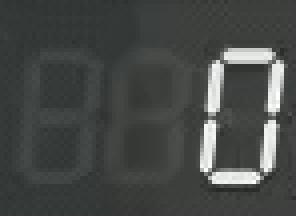
#> input picture test/frames30_pts/img_0000000000 2.png, 74 x 54 px (shown 4 times larger); its folder holds only this picture in this run
$ python classify_sevenseg_with_steering.py
#> lines starting #> are read from the running program, lines starting #| are printed output that depends on the picture; after the words box and inside, x2 and y2 are one past the last pixel; in counts of white or black regions, pixels touching at a corner belong together
# 7세그 숫자 분류(디스큐 포함, 2자리 고정 레이아웃)
# 개선점:
#  - [A] 상단 가로 세그먼트('A') 임계 강화(특히 일의 자리)
#  - [B] 배경이 충분히 어두우면 HEX 기준으로 강제 #000000 처리(블랙 클리핑)
#  - [C] 시각화 저장을 선택적으로 실행 가능
import os, glob, cv2, numpy as np, argparse
from collections import namedtuple

# ===== 입출력 =====
IN_DIR   = r"./frames30_pts"  # 입력 폴더
OUT_CSV  = r"_cls_result.csv"
VIS_DIR  = r"_cls_overlay"


# ============================================================
# ===== Steering(조향) ROI 캡쳐 + L/0/R 인식 (추가 기능) =====
#  - 기존 classify_sevenseg.py의 입출력/전처리/옵션(overlay) 흐름은 그대로 유지
#  - 각 프레임(이미지)에서 ROI를 크롭해 밝은 인디케이터 점의 중심을 구하고,
#    보정값을 적용해 L / 0 / R 상태를 판정합니다.
#  - 디버그 샘플 저장은 STEER_DEBUG_ENABLE로 제어합니다.
# ============================================================

# ROI (y1, y2, x1, x2)  ※ 사용자가 제공한 값 그대로
ROI_STEER = (942, 965, 1015, 1075)

# 보정값(사용자 코드 그대로)
ZERO_CENTER_X = 29   # 기존 30에서 왼쪽으로 1px 이동(-1)
X_POINT_BIAS  = 3    # 감지점(cx)을 오른쪽으로 3px 보정(+3)
TOLERANCE     = 6    # '0' 판정 허용 범위

# 이진화 기준(사용자 코드 그대로)
STEER_THRESH_VALUE = 200

# 디버그 샘플 저장(선택)
STEER_DEBUG_ENABLE = True
STEER_DEBUG_DIR    = "./steering_analysis_30fps"
STEER_DEBUG_EVERY_N = 30   # 분석된 이미지 N장마다 1장 저장(=30fps 기준 1초마다)

def _clamp_roi(roi, H, W):
    y1, y2, x1, x2 = roi
    y1 = max(0, min(H, y1)); y2 = max(0, min(H, y2))
    x1 = max(0, min(W, x1)); x2 = max(0, min(W, x2))
    return y1, y2, x1, x2

# [28 lines left out: function _save_steer_debug, not called in this run]

def analyze_steering(bgr, save_debug=False, debug_tag: str = "0000"):
    """
    Returns:
      steer_state: "L"|"0"|"R"|"N/A"
      steer_cx_raw: int (ROI 기준) or -1
      steer_cx_cal: int (보정 적용) or -1
    """
    H, W = bgr.shape[:2]
    y1, y2, x1, x2 = _clamp_roi(ROI_STEER, H, W)
    if y2 <= y1 or x2 <= x1:
        return "N/A", -1, -1

    crop = bgr[y1:y2, x1:x2].copy()
    if crop.size == 0:
        return "N/A", -1, -1

    gray = cv2.cvtColor(crop, cv2.COLOR_BGR2GRAY)
    _, thresh = cv2.threshold(gray, STEER_THRESH_VALUE, 255, cv2.THRESH_BINARY)

    M = cv2.moments(thresh)
    if M["m00"] <= 0:
        state = "N/A"
        cx_raw = -1
        cx_cal = -1
        if save_debug:
            _save_steer_debug(crop, state, None, debug_tag)
        return state, cx_raw, cx_cal

    cx_raw = int(M["m10"] / M["m00"])
    cx_cal = cx_raw + X_POINT_BIAS

    if cx_cal < (ZERO_CENTER_X - TOLERANCE):
        state = "L"
    elif cx_cal > (ZERO_CENTER_X + TOLERANCE):
        state = "R"
    else:
        state = "0"

    if save_debug:
        _save_steer_debug(crop, state, cx_cal, debug_tag)

    return state, cx_raw, cx_cal
# ===== 전처리 =====
INVERT           = False
CLAHE_CLIP       = 2.0

# --- 배경 감산 + Otsu ---
BG_MED_K         = 31
USE_CLAHE        = True
USE_OTSU         = True

# --- [B방법] 어두운 배경 블랙 클리핑(HEX 기준) ---
BG_BLACK_CLIP_USE = True
BG_BLACK_CLIP_HEX = "#a0a0a0"   # 이 값(또는 더 밝게: "#303030" 등) 이하의 픽셀은 0으로 클리핑

# 형태학: 끊김 보정 + 미세 잡음 제거
K_CLOSE          = (3,3)
CLOSE_ITERS      = 1
OPEN_ITERS       = 1

# ===== 핵심 박스(고정 박스 사용) =====
USE_FIXED_BOX    = True
BOX_PAD_W_FR     = 0.04     # 좌우 패딩(비율)
BOX_PAD_H_FR     = 0.08     # 상하 패딩(비율)
USE_PIXEL_BOX    = False
BOX_W_PX         = 0
BOX_H_PX         = 0

# ===== 세그먼트 임계 =====
SEG_T_BASE       = 0.50
SEG_T_VERT_DELTA = -0.06
SEG_T_G_DELTA    = +0.18
SEG_T_E_EXTRA    = -0.04
SEG_T_C_EXTRA    = -0.04

# --- [A방법] 'A' 세그먼트(가로 상단) 엄격화 옵션 ---
SEG_T_A_EXTRA          = 0.12   # 모든 자리 공통 A 가산 임계
SEG_T_A_ONES_EXTRA     = 0.10   # 일의 자리 A 추가 가산 임계(더 엄격)
A_ON_FR_USE_MEDIAN     = True   # A의 on-비율 계산에 max 대신 median 사용(가느다란 노이즈 무시)

# ===== 디스큐 설정 =====
DESKEW_USE_FIXED_ROTATION = True
DESKEW_FIXED_ROT_DEG      = 4.0
DESKEW_MIN_AREA           = 50
DESKEW_MAX_DEG            = 6.0
DESKEW_DAMPING            = 0.35
DESKEW_NEAR_VERT_DEG      = 12
DESKEW_HOUGH_CANNY_1      = 50
DESKEW_HOUGH_CANNY_2      = 150
DESKEW_HOUGH_THRESH       = 20
DESKEW_MIN_LINE_LEN_FR    = 0.35
DESKEW_MAX_LINE_GAP       = 3
DESKEW_ROT_BIAS_DEG       = 0

# ===== 멀티-디지트 분할 파라미터(기존) =====
MAX_DIGITS         = 3
MIN_DIGIT_W_FR     = 0.18
MAX_DIGIT_W_FR     = 0.50
MIN_GAP_FR         = 0.02
PROJ_SMOOTH_K      = 7
VALLEY_T_FR        = 0.12
ACTIVE_COL_T_FR    = 0.05
RIGHT_ALIGN        = True

# ===== 2자리 고정 레이아웃: 파란 박스의 오른쪽 2/3만 사용 =====
DIGIT_PRESENCE_ON_FR = 0.02   # tens 존재 판정 임계
TWO_DIGIT_USE_FIXED_RIGHT_2_3 = True

# ===== 세그먼트 위치(핵심 박스 내부 상대좌표) =====
Seg = namedtuple("Seg", "x0 y0 x1 y1")
SEGS = {
    "A": Seg(0.26, 0.17, 0.46, 0.23),
    "B": Seg(0.74, 0.27, 0.93, 0.44),
    "C": Seg(0.74, 0.63, 0.93, 0.77),
    "D": Seg(0.35, 0.85, 0.65, 0.91),
    "E": Seg(0.12, 0.63, 0.28, 0.77),
    "F": Seg(0.12, 0.27, 0.28, 0.44),
    "G": Seg(0.35, 0.52, 0.65, 0.56),
}
SEG_ORDER = ["A","B","C","D","E","F","G"]

# 표준 패턴(A,B,C,D,E,F,G)
DIGIT_PATTERNS = {
    0: (1,1,1,1,1,1,0),
    1: (0,1,1,0,0,0,0),
    2: (1,1,0,1,1,0,1),
    3: (1,1,1,1,0,0,1),
    4: (0,1,1,0,0,1,1),
    5: (1,0,1,1,0,1,1),
    6: (1,0,1,1,1,1,1),
    7: (1,1,1,0,0,0,0),
    8: (1,1,1,1,1,1,1),
    9: (1,1,1,1,0,1,1),
}

# ---------- 유틸 ----------
def _hex_to_gray(hexstr: str) -> int:
    """'#RRGGBB' → 0..255 회색(루마) 임계로 변환."""
    hs = hexstr.strip().lstrip("#")
    if len(hs) != 6:
        return 0
    r = int(hs[0:2], 16); g = int(hs[2:4], 16); b = int(hs[4:6], 16)
    y = 0.299*r + 0.587*g + 0.114*b
    return int(round(np.clip(y, 0, 255)))

# [6 lines left out: function _weighted_median, not called in this run]

# ---------- 전처리 ----------
def preprocess(bgr):
    """
    회색조 → (옵션)CLAHE → [B]블랙클리핑(HEX) → 배경추정(미디안) → 감산 → Otsu → 모폴로지.
    """
    g  = cv2.cvtColor(bgr, cv2.COLOR_BGR2GRAY)

    # (옵션) CLAHE
    if USE_CLAHE:
        g = cv2.createCLAHE(CLAHE_CLIP, (8,8)).apply(g)

    # [B] 어두운 배경은 강제로 0(#000000)으로 클리핑
    if BG_BLACK_CLIP_USE:
        thr = _hex_to_gray(BG_BLACK_CLIP_HEX)
        # thr 이하 → 0
        g = g.copy()
        g[g <= thr] = 0

    # 배경 추정 및 감산
    bg  = cv2.medianBlur(g, BG_MED_K)
    sub = cv2.subtract(g, bg)

    # 빈 프레임(노이즈만 있는 경우) 빠른 탈출을 원하면 여기서 분기 가능
    if USE_OTSU:
        _, bw = cv2.threshold(sub, 0, 255, cv2.THRESH_BINARY + cv2.THRESH_OTSU)
    else:
        bw = cv2.adaptiveThreshold(sub, 255, cv2.ADAPTIVE_THRESH_GAUSSIAN_C,
                                   cv2.THRESH_BINARY, 31, 2)
    if INVERT:
        bw = 255 - bw

    k = cv2.getStructuringElement(cv2.MORPH_RECT, K_CLOSE)
    bw = cv2.morphologyEx(bw, cv2.MORPH_CLOSE, k, iterations=CLOSE_ITERS)
    bw = cv2.morphologyEx(bw, cv2.MORPH_OPEN,  k, iterations=OPEN_ITERS)
    return bw

# ---------- 디스큐 ----------
def deskew(bgr, bw):
    H, W = bw.shape
    if DESKEW_USE_FIXED_ROTATION:
        rot = float(DESKEW_FIXED_ROT_DEG)
        M = cv2.getRotationMatrix2D((W / 2, H / 2), rot, 1.0)
        bgr_rot = cv2.warpAffine(bgr, M, (W, H), flags=cv2.INTER_LINEAR, borderMode=cv2.BORDER_REPLICATE)
        bw_rot  = cv2.warpAffine(bw,  M, (W, H), flags=cv2.INTER_NEAREST, borderMode=cv2.BORDER_CONSTANT, borderValue=0)
        return bgr_rot, bw_rot

    # (동적 모드 생략: 필요시 기존 코드 이식)
    return bgr, bw

# ---------- 핵심 박스 ----------
def _fixed_bbox_fraction(bw):
    H, W = bw.shape
    x0 = int(W * BOX_PAD_W_FR); x1 = W - 1 - int(W * BOX_PAD_W_FR)
    y0 = int(H * BOX_PAD_H_FR); y1 = H - 1 - int(H * BOX_PAD_H_FR)
    x0 = max(0, min(x0, W-2)); x1 = max(x0+1, min(x1, W-1))
    y0 = max(0, min(y0, H-2)); y1 = max(y0+1, min(y1, H-1))
    return x0, y0, x1, y1

# [8 lines left out: function _fixed_bbox_pixel, not called in this run]

def core_box(bw):
    if USE_FIXED_BOX:
        if USE_PIXEL_BOX: return _fixed_bbox_pixel(bw)
        return _fixed_bbox_fraction(bw)
    # 동적 모드가 필요하면 기존 구현을 붙이세요.
    H, W = bw.shape
    return 0, 0, W-1, H-1

# ---------- 2자리 고정 보라색 박스(우측 2/3) ----------
def fixed_two_digit_boxes(core):
    """
    파란 박스(core)를 3등분한 뒤, 왼쪽(백의 자리)을 버리고 오른쪽 2칸만 사용.
    tens: 가운데 칸(정중앙)
    ones: 오른쪽 칸(우측 벽 밀착, 항상 포함)
    """
    cx0, cy0, cx1, cy1 = core
    Wc = cx1 - cx0 + 1; Hc = cy1 - cy0 + 1
    fw = max(1, Wc // 3)  # 각 칸 폭
    y0, y1 = cy0, cy1

    # ones: 오른쪽 칸
    ones_x1 = cx1
    ones_x0 = max(cx0, ones_x1 - fw + 1)

    # tens: 가운데 칸(겹침 없이 배치)
    tens_x0 = cx0 + (Wc - fw) // 2
    tens_x1 = tens_x0 + fw - 1

    # tens 존재 판정(희미하면 제외)
    boxes = []
    boxes.append(("tens", (tens_x0, y0, tens_x1, y1)))
    boxes.append(("ones", (ones_x0, y0, ones_x1, y1)))
    return boxes

# ---------- 세그먼트 on/off ----------
def segment_states(bw, box, place: str = "ones"):
    """
    place: 'ones' | 'tens'  → A 세그먼트 임계 조정에 사용
    """
    cx0, cy0, cx1, cy1 = box
    Wc = max(1, cx1 - cx0 + 1)
    Hc = max(1, cy1 - cy0 + 1)

    # 기본 임계
    t_base = SEG_T_BASE
    t_vert = np.clip(t_base + SEG_T_VERT_DELTA, 0, 1)
    t_g    = np.clip(t_base + SEG_T_G_DELTA,   0, 1)
    t_e    = np.clip(t_vert + SEG_T_E_EXTRA,   0, 1)
    t_c    = np.clip(t_vert + SEG_T_C_EXTRA,   0, 1)

    # A 세그먼트 가산(자리별)
    a_extra = SEG_T_A_EXTRA + (SEG_T_A_ONES_EXTRA if place == "ones" else 0.0)
    T = {"A":np.clip(t_base + a_extra, 0, 1), "B":t_vert, "C":t_c, "D":t_base, "E":t_e, "F":t_vert, "G":t_g}

    states = []
    for key in SEG_ORDER:
        s = SEGS[key]

        if key == "A" and (place == "tens" or place == "ones"):
            s = Seg(s.x0 + 0.03, s.y0, s.x1 + 0.15, s.y1)

        x0 = cx0 + int(s.x0 * Wc); x1 = cx0 + int(s.x1 * Wc)
        y0 = cy0 + int(s.y0 * Hc); y1 = cy0 + int(s.y1 * Hc)
        x0 = max(0, min(bw.shape[1]-1, x0)); x1 = max(0, min(bw.shape[1]-1, x1))
        y0 = max(0, min(bw.shape[0]-1, y0)); y1 = max(0, min(bw.shape[0]-1, y1))
        if x1 <= x0 or y1 <= y0:
            states.append(0);
            continue

        if key in ("A","D","G"):  # 가로 세그: 세로로 3분할
            thirds = np.linspace(y0, y1, 4, dtype=int)
            vals = []
            for k in range(3):
                yy0, yy1 = thirds[k], thirds[k+1]
                if yy1 <= yy0: continue
                roi = bw[yy0:yy1, x0:x1]
                vals.append((roi > 0).mean())
            # A만 median 사용 가능
            on_frac = (np.median(vals) if (A_ON_FR_USE_MEDIAN and key == "A") else (max(vals) if vals else 0.0)) if vals else 0.0
        else:                      # 세로 세그: 가로로 3분할
            thirds = np.linspace(x0, x1, 4, dtype=int)
            vals = []
            for k in range(3):
                xx0, xx1 = thirds[k], thirds[k+1]
                if xx1 <= xx0: continue
                roi = bw[y0:y1, xx0:xx1]
                vals.append((roi > 0).mean())
            on_frac = max(vals) if vals else 0.0

        states.append(1 if on_frac >= T[key] else 0)

    return tuple(states)

# ---------- 매칭 ----------
def match_digit(states):
    if sum(states) <= 1:
        return -1, 0.0, 7

    best_d, best_dist = None, 99
    for d, pat in DIGIT_PATTERNS.items():
        dist = sum(ps ^ qs for ps, qs in zip(states, pat))
        if dist < best_dist:
            best_dist = dist
            best_d = d

    conf = 1.0 - (best_dist / 7.0)
    if best_dist == 0:
        return best_d, 1.0, 0
    else:
        return -1, conf, best_dist

# ---------- 시각화 ----------
# [23 lines left out: function draw_overlay_multi, not called in this run]

# ---------- 메인 ----------
def main(overlay=None):
    # 명령줄 인자 파싱 (직접 실행될 때만)
    if overlay is None:
        parser = argparse.ArgumentParser(description='7-segment 숫자 분류')
        parser.add_argument('-o', '--overlay', action='store_true',
                            help='인식 결과 오버레이 이미지 저장')
        args = parser.parse_args()
        overlay = args.overlay

    # overlay 활성화 시에만 폴더 생성
    if overlay:
        os.makedirs(VIS_DIR, exist_ok=True)

    patterns = ("*.[Pp][Nn][Gg]", "*.[Jj][Pp][Gg]", "*.[Jj][Pp][Ee][Gg]")
    paths = []
    for pat in patterns:
        paths.extend(glob.glob(os.path.join(IN_DIR, pat)))
    paths = sorted(dict.fromkeys(paths))  # 안전하게 중복 제거

    rows = ["filename,num_digits,pred_number,preds,confs,dists,states_per_digit,steer_state,steer_cx_raw,steer_cx_calibrated\n"]
    ok = 0

    for i, p in enumerate(paths):
        bgr0 = cv2.imread(p)
#> bgr0 is the input picture: shape (54, 74, 3); mean B, G, R 71.2, 73.2, 70.3
        if bgr0 is None:
            continue
        # [Steering] ROI 캡쳐 + L/0/R 판정 (추가)
        # - ROI 좌표는 원본 프레임(bgr0) 기준이므로 디스큐/전처리 이전에 수행
        steer_save = (STEER_DEBUG_ENABLE and (ok % STEER_DEBUG_EVERY_N == 0))
        steer_tag = f"{i:04d}"
        steer_state, steer_cx_raw, steer_cx_cal = analyze_steering(bgr0, save_debug=steer_save, debug_tag=steer_tag)
#> steer_state = 'N/A'; steer_cx_raw = -1; steer_cx_cal = -1


        # 0) 전처리
        bw0 = preprocess(bgr0)
#> in preprocess, `g = cv2.createCLAHE(CLAHE_CLIP, (8,8)).apply(g)`:
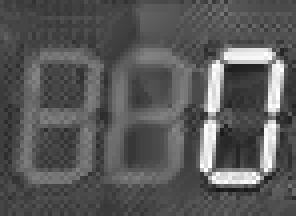
#> g: shape (54, 74) (shown 4 times larger); min 23, max 255, mean 88.5
#> in preprocess, `g[g <= thr] = 0`:
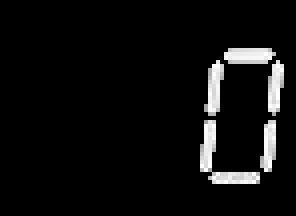
#> g: shape (54, 74) (shown 4 times larger); min 0, max 255, mean 13.9
#> in preprocess, `bg  = cv2.medianBlur(g, BG_MED_K)`: bg: shape (54, 74); every value is 0
#> in preprocess, `_, bw = cv2.threshold(sub, 0, 255, cv2.THRESH_BINARY + cv2.THRESH_OTSU)`:
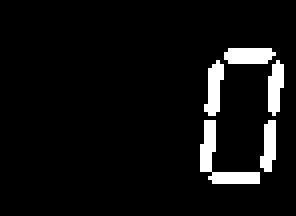
#> bw: shape (54, 74) (shown 4 times larger); 6.2% white; 5 white regions, box (x1, y1, x2, y2) and area: (50, 30, 65, 46) 78, (56, 12, 69, 16) 46, (51, 15, 56, 29) 44, (67, 15, 71, 29) 41, (65, 30, 69, 43) 38
#> in preprocess, `bw = cv2.morphologyEx(bw, cv2.MORPH_CLOSE, k, iterations=CLOSE_ITERS)`:
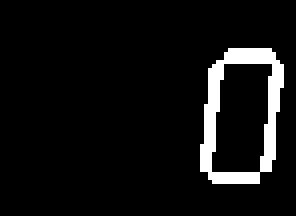
#> bw: shape (54, 74) (shown 4 times larger); 6.5% white; 1 white region, box (x1, y1, x2, y2) and area: (50, 12, 71, 46) 261
#> in preprocess, `bw = cv2.morphologyEx(bw, cv2.MORPH_OPEN,  k, iterations=OPEN_ITERS)`:
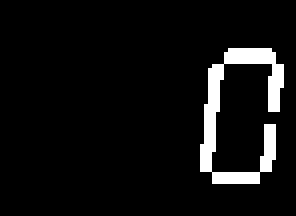
#> bw: shape (54, 74) (shown 4 times larger); 6.3% white; 1 white region, box (x1, y1, x2, y2) and area: (50, 12, 71, 46) 250

        # 1) 디스큐
        bgr, bw = deskew(bgr0, bw0)
#> in deskew, `bgr_rot = cv2.warpAffine(bgr, M, (W, H), flags=cv2.INTER_LINEAR, borde..`:
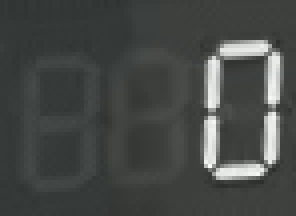
#> bgr_rot: shape (54, 74, 3) (shown 4 times larger); mean B, G, R 71.2, 73.2, 70.3
#> in deskew, `bw_rot  = cv2.warpAffine(bw,  M, (W, H), flags=cv2.INTER_NEAREST, bord..`:
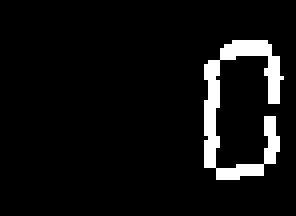
#> bw_rot: shape (54, 74) (shown 4 times larger); 6.3% white; 1 white region, box (x1, y1, x2, y2) and area: (51, 10, 71, 45) 252

        # 2) 핵심 박스
        core = core_box(bw)
#> core = (2, 4, 71, 49)

        # 3) 두 자리 고정 박스(우측 2/3)
        pair_boxes = fixed_two_digit_boxes(core)
#> in fixed_two_digit_boxes, `cx0, cy0, cx1, cy1 = core`: cx0 = 2; cy0 = 4; cx1 = 71; cy1 = 49
#> in fixed_two_digit_boxes, `Wc = cx1 - cx0 + 1`: Wc = 70
#> in fixed_two_digit_boxes, `Hc = cy1 - cy0 + 1`: Hc = 46
#> in fixed_two_digit_boxes, `fw = max(1, Wc // 3)`: fw = 23
#> in fixed_two_digit_boxes, `y0, y1 = cy0, cy1`: y0 = 4; y1 = 49
#> in fixed_two_digit_boxes, `ones_x1 = cx1`: ones_x1 = 71
#> in fixed_two_digit_boxes, `ones_x0 = max(cx0, ones_x1 - fw + 1)`: ones_x0 = 49
#> in fixed_two_digit_boxes, `tens_x0 = cx0 + (Wc - fw) // 2`: tens_x0 = 25
#> in fixed_two_digit_boxes, `tens_x1 = tens_x0 + fw - 1`: tens_x1 = 47
#> pair_boxes = [('tens', (25, 4, 47, 49)), ('ones', (49, 4, 71, 49))]

        # 4) 자리별 분류
        per_digit = []
        preds, confs, dists, states_dump = [], [], [], []
        digit_states = {}

        for place, dbox in pair_boxes:
            states = segment_states(bw, dbox, place=place)
            pred, conf, dist = match_digit(states)

            digit_states[place] = states  # ← 세그먼트 원형 저장

            per_digit.append((pred, conf, dist, states))
            preds.append(str(pred))
            confs.append(f"{conf:.3f}")
            dists.append(str(dist))
            states_dump.append(f"{place}:{''.join(map(str,states))}")
#> this loop made 2 passes
#> (place, cx0 in segment_states, cy0 in segment_states, cx1 in segment_states, cy1 in segment_states, Wc in segment_states, Hc in segment_states, t_base in segment_states) on pass 1: ('tens', 25, 4, 47, 49, 23, 46, 0.5)
#> (place, cx0 in segment_states, cy0 in segment_states, cx1 in segment_states, cy1 in segment_states, Wc in segment_states, Hc in segment_states, t_base in segment_states) on pass 2: ('ones', 49, 4, 71, 49, 23, 46, 0.5)
#> after the loop, confs = ['0.000', '1.000']; digit_states = {'tens': (0, 0, 0, 0, 0, 0, 0), 'ones': (1, 1, 1, 1, 1, 1, 0)}; dists = ['7', '0']; per_digit = [(-1, 0, 7, (0, 0, 0, 0, 0, 0, 0)), (0, 1, 0, (1, 1, 1, 1, 1, 1, 0))]; preds = ['-1', '0']; states_dump = ['tens:0000000', 'ones:1111110']

        # 5) pred_number 조립 (특수 조건 처리 포함)
        # 조건: tens 세그먼트가 모두 0이고, ones 는 유효하면 → ones만 사용
        tens_states = digit_states.get("tens", (0,)*7)
#> tens_states = (0, 0, 0, 0, 0, 0, 0)
        ones_pred = int(preds[1]) if preds[1] != "-1" else -1
#> ones_pred = 0
        tens_pred = int(preds[0]) if preds[0] != "-1" else -1
#> tens_pred = -1

        if all(s == 0 for s in tens_states) and ones_pred >= 0:
            pred_number = ones_pred
#> pred_number = 0
        elif ones_pred == -1 or tens_pred == -1:
            pred_number = -1
        else:
            pred_number = tens_pred * 10 + ones_pred

        # 6) 시각화 저장 (옵션이 활성화된 경우에만)
        if overlay:
            vis = draw_overlay_multi(bgr, bw, core, pair_boxes, per_digit)
            cv2.imwrite(os.path.join(VIS_DIR, f"{i:04d}_{pred_number}.png"), vis)

        # 7) CSV 저장
        preds_str = '"' + " ".join(preds) + '"'
        rows.append(
            f"{os.path.basename(p)},{len(preds)},{pred_number},"
            f"{preds_str},{' '.join(confs)},{' '.join(dists)},"
            f"{'|'.join(states_dump)},{steer_state},{steer_cx_raw},{steer_cx_cal}\n"
        )
        ok += 1

    with open(OUT_CSV, "w", encoding="utf-8") as f:
        f.writelines(rows)

    if overlay:
        print(f"완료: {ok}장 분류 → {OUT_CSV} / 오버레이: {VIS_DIR}")
    else:
        print(f"완료: {ok}장 분류 → {OUT_CSV}")

if __name__ == "__main__":
    main()
